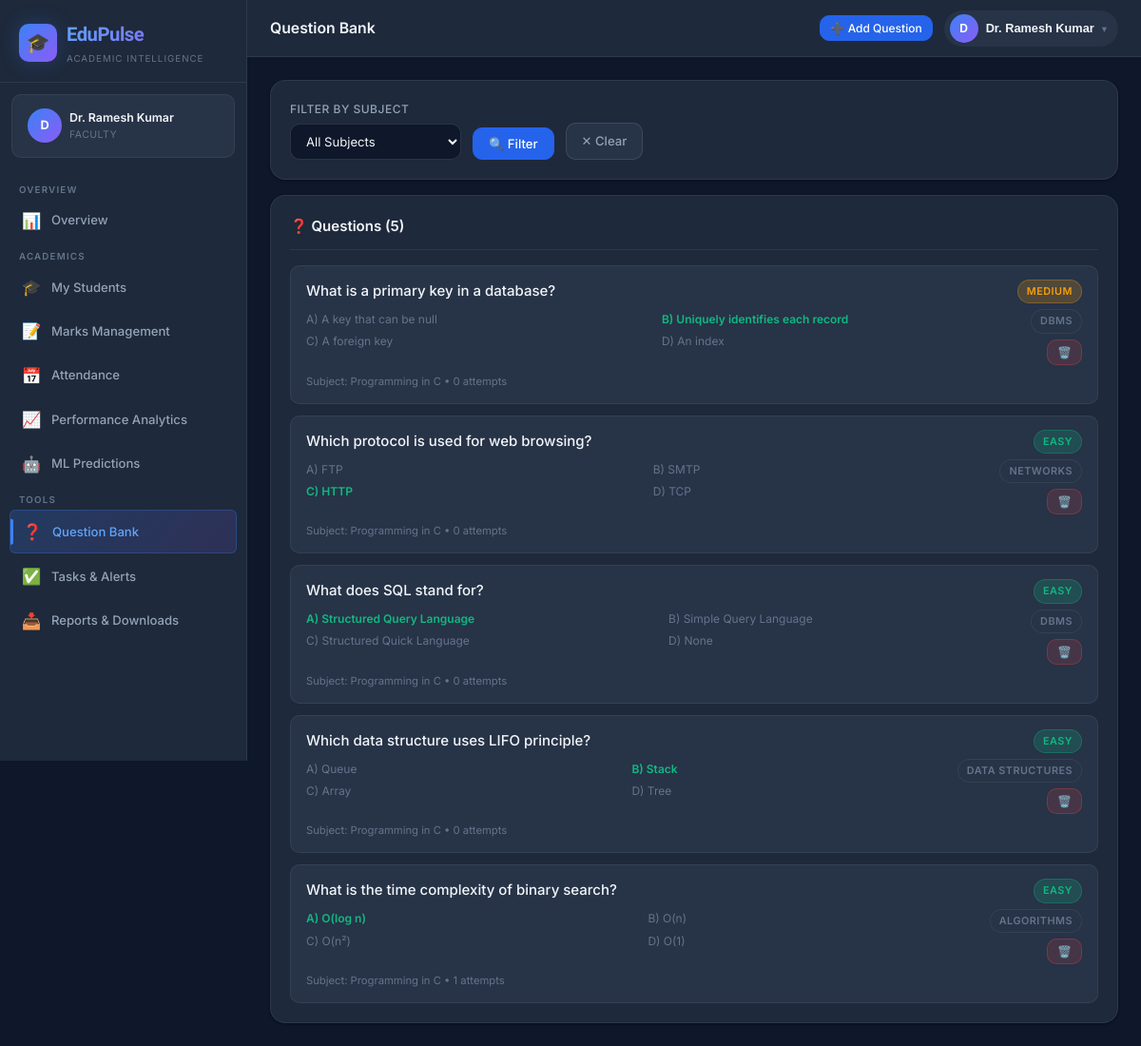
Page /faculty/questions (signed in) on the earlier database version.
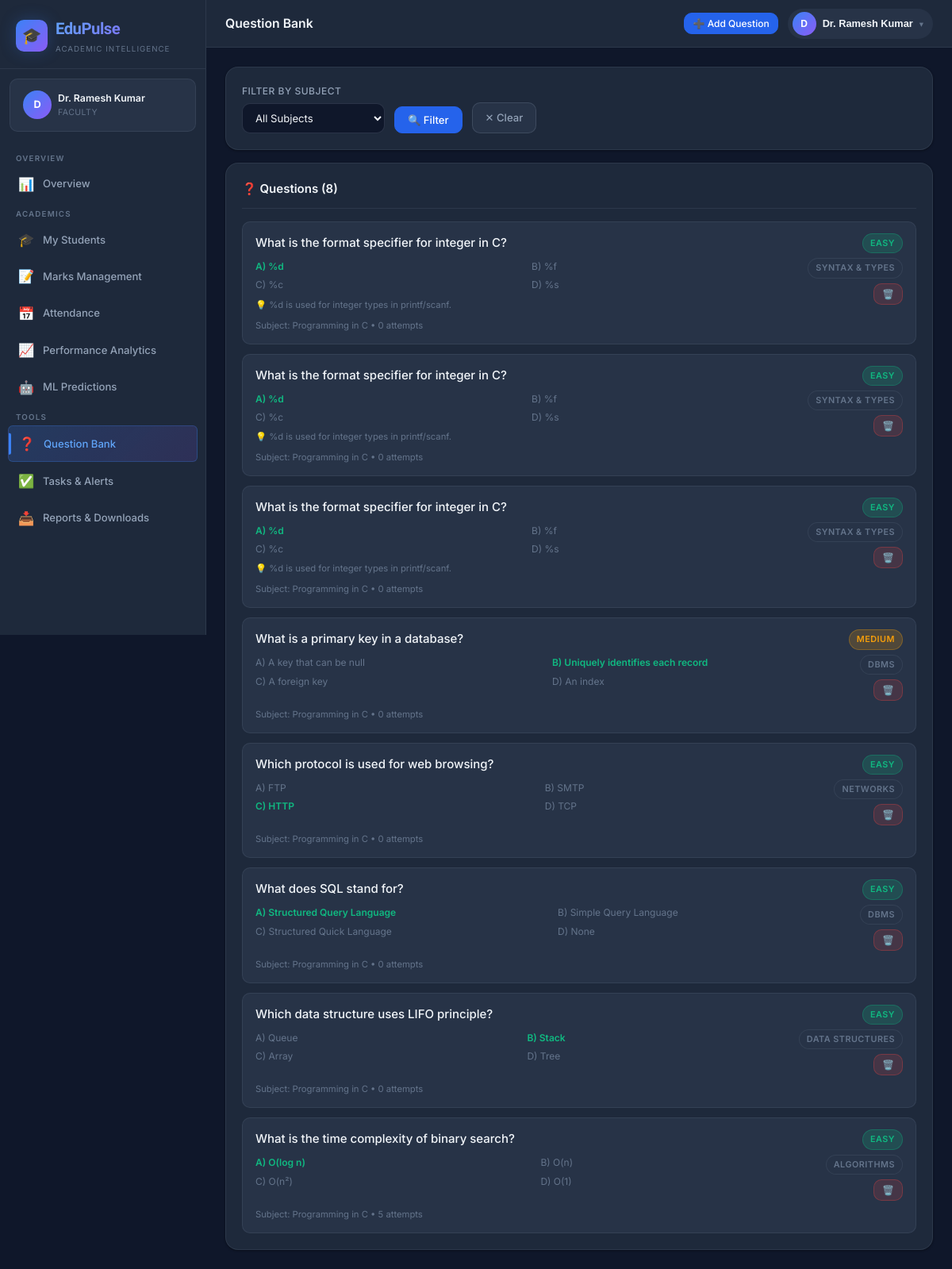
Same page on the later database version.
### models.py (models this page shows, shortened)
class Faculty(db.Model):
    __tablename__ = 'faculty'
    id = db.Column(db.Integer, primary_key=True)
    user_id = db.Column(db.Integer, db.ForeignKey('users.id'), unique=True, nullable=False)
    faculty_id = db.Column(db.String(50), unique=True, nullable=False)
    name = db.Column(db.String(100), nullable=False)
    email = db.Column(db.String(120))
    phone = db.Column(db.String(20))
    department_id = db.Column(db.Integer, db.ForeignKey('departments.id'))
    designation = db.Column(db.String(100))
    is_active = db.Column(db.Boolean, default=True)
    joined_at = db.Column(db.DateTime, default=datetime.utcnow)
    subject_assignments = db.relationship('FacultySubjectAssignment', backref='faculty', lazy=True)

class User(UserMixin, db.Model):
    __tablename__ = 'users'
    id = db.Column(db.Integer, primary_key=True)
    unique_id = db.Column(db.String(50), unique=True, nullable=False)
    password_hash = db.Column(db.String(256), nullable=False)
    role = db.Column(db.String(20), nullable=False)  # 'admin', 'faculty', 'student'
    is_active = db.Column(db.Boolean, default=True)
    last_login = db.Column(db.DateTime)
    created_at = db.Column(db.DateTime, default=datetime.utcnow)
    student = db.relationship('Student', backref='user', uselist=False, lazy=True)
    faculty = db.relationship('Faculty', backref='user', uselist=False, lazy=True)
    admin = db.relationship('Admin', backref='user', uselist=False, lazy=True)

class Question(db.Model):
    __tablename__ = 'questions'
    id = db.Column(db.Integer, primary_key=True)
    subject_id = db.Column(db.Integer, db.ForeignKey('subjects.id'), nullable=False)
    question_text = db.Column(db.Text, nullable=False)
    option_a = db.Column(db.String(300))
    option_b = db.Column(db.String(300))
    option_c = db.Column(db.String(300))
    option_d = db.Column(db.String(300))
    correct_answer = db.Column(db.String(1))  # 'A', 'B', 'C', 'D' or for descriptive: None
    explanation = db.Column(db.Text)
    topic = db.Column(db.String(100))
    difficulty = db.Column(db.String(20), default='medium')  # easy, medium, hard
    question_type = db.Column(db.String(20), default='mcq')  # mcq, descriptive
    created_by = db.Column(db.Integer, db.ForeignKey('faculty.id'))
    created_at = db.Column(db.DateTime, default=datetime.utcnow)
    is_active = db.Column(db.Boolean, default=True)
    creator = db.relationship('Faculty', backref='created_questions')
    attempts = db.relationship('QuestionAttempt', backref='question', lazy=True)

class Subject(db.Model):
    __tablename__ = 'subjects'
    id = db.Column(db.Integer, primary_key=True)
    code = db.Column(db.String(20), nullable=False)
    name = db.Column(db.String(100), nullable=False)
    department_id = db.Column(db.Integer, db.ForeignKey('departments.id'), nullable=False)
    semester = db.Column(db.Integer, nullable=False)
    credits = db.Column(db.Integer, default=3)
    subject_type = db.Column(db.String(20), default='theory')  # theory, lab, project
    is_active = db.Column(db.Boolean, default=True)
    examinations = db.relationship('Examination', backref='subject', lazy=True)
    marks = db.relationship('Mark', backref='subject', lazy=True)
    attendance_records = db.relationship('AttendanceRecord', backref='subject', lazy=True)
    questions = db.relationship('Question', backref='subject', lazy=True)
    __table_args__ = (db.UniqueConstraint('code', 'department_id', 'semester', name='uq_subject_dept_sem'),)

### routes/faculty.py (the view, shortened to what this page needs)
@faculty_bp.route('/questions', methods=['GET', 'POST'])
@faculty_required
def questions():
    fac = get_current_faculty()
    if not fac:
        return redirect(url_for('auth.login'))
    subjects = get_faculty_subjects(fac)
    auth_subject_ids = [s.id for s in subjects]
    subj_filter = request.args.get('subject_id', '')
    query = Question.query.filter(
        Question.subject_id.in_(auth_subject_ids),
        Question.is_active == True
    )
    if subj_filter and subj_filter.isdigit():
        query = query.filter_by(subject_id=int(subj_filter))
    question_list = query.order_by(Question.created_at.desc()).all()
    return render_template('faculty/questions.html',
                           faculty=fac,
                           subjects=subjects,
                           questions=question_list,
                           subj_filter=subj_filter)

### routes/faculty.py (called while the page is built)
def faculty_required(f):
    @wraps(f)
    def decorated(*args, **kwargs):
        if not current_user.is_authenticated or current_user.role != 'faculty':
            flash('Faculty access required.', 'danger')
            return redirect(url_for('auth.login'))
        return f(*args, **kwargs)
    return login_required(decorated)

def get_current_faculty():
    return Faculty.query.filter_by(user_id=current_user.id).first()

def get_faculty_subjects(fac, section_id=None):
    query = FacultySubjectAssignment.query.filter_by(faculty_id=fac.id, is_active=True)
    if section_id:
        query = query.filter_by(section_id=section_id)
    assignments = query.all()
    subject_ids = list({a.subject_id for a in assignments})
    if subject_ids:
        return Subject.query.filter(Subject.id.in_(subject_ids), Subject.is_active == True).all()
    if fac.department_id:
        return Subject.query.filter_by(department_id=fac.department_id, is_active=True).all()
    return []

### templates/faculty/questions.html (shortened to what this page needs)
{% extends 'base.html' %}
{% from 'macros/nav.html' import faculty_nav %}
{% block page_title %}Question Bank{% endblock %}
{% block nav %}{{ faculty_nav() }}{% endblock %}
{% block topbar_actions %}
<button class="btn btn-primary btn-sm" onclick="openModal('addQModal')">➕ Add Question</button>
{% endblock %}
{% block content %}
<div class="card mb-4" style="margin-bottom:16px;">
  <form method="GET" style="display:flex; gap:12px; flex-wrap:wrap; align-items:flex-end;">
    <div class="form-group" style="margin:0; min-width:180px;">
      <label class="form-label">Filter by Subject</label>
      <select name="subject_id" class="form-control">
        <option value="">All Subjects</option>
      </select>
    </div>
    <button type="submit" class="btn btn-primary">🔍 Filter</button>
    <a href="{{ url_for('faculty.questions') }}" class="btn btn-secondary">✕ Clear</a>
  </form>
</div>
<div class="card">
  <div class="card-header">
    <div class="card-title">❓ Questions ({{ questions|length }})</div>
  </div>
  {% if questions %}
  <div style="display:flex; flex-direction:column; gap:12px;">
    {% for q in questions %}
    <div style="padding:14px 16px; background:var(--bg-elevated); border-radius:var(--radius-md); border:1px solid var(--border-subtle);">
      <div style="display:flex; justify-content:space-between; align-items:start; gap:12px;">
        <div style="flex:1;">
          <div style="font-weight:500; color:var(--text-primary); margin-bottom:8px;">{{ q.question_text }}</div>
          {% if q.option_a %}
          <div style="display:grid; grid-template-columns:1fr 1fr; gap:4px 12px; font-size:0.8rem;">
            {% for letter, opt in [('A', q.option_a), ('B', q.option_b), ('C', q.option_c), ('D', q.option_d)] %}
            <span style="color:{{ 'var(--accent-green)' if letter == q.correct_answer else 'var(--text-muted)' }}; font-weight:{{ '600' if letter == q.correct_answer else '400' }};">
              {{ letter }}) {{ opt }}
            </span>
            {% endfor %}
          </div>
          {% endif %}
          {% if q.explanation %}
          <div class="text-xs text-muted" style="margin-top:6px;">💡 {{ q.explanation }}</div>
          {% endif %}
        </div>
        <div style="display:flex; flex-direction:column; gap:6px; align-items:flex-end; flex-shrink:0;">
          <span class="badge {{ 'badge-danger' if q.difficulty == 'hard' else ('badge-warning' if q.difficulty == 'medium' else 'badge-success') }}">{{ q.difficulty }}</span>
          {% if q.topic %}<span class="badge badge-muted">{{ q.topic }}</span>{% endif %}
          <form method="POST" style="margin:0;">
            <button class="btn btn-danger btn-sm" onclick="return confirm('Delete this question?')">🗑️</button>
          </form>
        </div>
      </div>
      <div class="text-xs text-muted mt-2" style="margin-top:8px;">
        Subject: {{ q.subject.name if q.subject else '—' }} • {{ q.attempts|length }} attempts
      </div>
    </div>
    {% endfor %}
  </div>
  {% else %}
  <div class="empty-state">
    <div class="empty-icon">❓</div>
    <div class="empty-title">No questions yet</div>
    <button class="btn btn-primary btn-sm mt-3" onclick="openModal('addQModal')">➕ Add First Question</button>
  </div>
  {% endif %}
</div>
{% endblock %}

### templates/base.html (shortened to what this page needs)
<!DOCTYPE html>
<html lang="en">
<head>
  <link rel="stylesheet" href="{{ url_for('static', filename='css/style.css') }}">
</head>
<body class="{{ 'role-' + current_user.role if current_user.is_authenticated else '' }}">
{% if current_user.is_authenticated %}
<div class="app-wrapper">
  <aside class="sidebar" id="sidebar">
    <div class="sidebar-brand">
      <a href="{{ url_for(current_user.role + '.dashboard') }}" class="brand-logo" style="text-decoration:none;">
        <div class="brand-icon">🎓</div>
        <div>
          <div class="brand-name">EduPulse</div>
          <div class="brand-tagline">Academic Intelligence</div>
        </div>
      </a>
    </div>
    {% if current_user.role == 'admin' and current_user.admin %}
    {% set display_name = current_user.admin.name %}
    {% elif current_user.role == 'faculty' and current_user.faculty %}
    {% set display_name = current_user.faculty.name %}
    {% elif current_user.role == 'student' and current_user.student %}
    {% set display_name = current_user.student.name %}
    {% else %}
    {% set display_name = current_user.unique_id %}
    {% endif %}
    <div class="sidebar-user flex items-center gap-2">
      <div class="user-avatar">{{ display_name[0] if display_name else '?' }}</div>
      <div class="user-info">
        <div class="user-name">{{ display_name }}</div>
        <div class="user-role">{{ current_user.role | capitalize }}</div>
      </div>
    </div>
    <nav class="sidebar-nav">
      {% block nav %}{% endblock %}
    </nav>
  </aside>
  <div class="main-content">
    <header class="topbar">
      <div class="topbar-left">
        <div>
          <div class="page-title">{% block page_title %}Dashboard{% endblock %}</div>
        </div>
      </div>
      <div class="topbar-right" style="display:flex; align-items:center; gap:12px;">
        {% block topbar_actions %}{% endblock %}
        <div class="profile-dropdown-wrapper" style="position:relative;">
          <button type="button" class="profile-btn" onclick="toggleProfileMenu(event)" id="profileBtn" style="display:flex; align-items:center; gap:8px; background:var(--bg-elevated); border:1px solid var(--border-color); border-radius:999px; padding:4px 12px 4px 6px; cursor:pointer; color:var(--text-primary);">
            <div class="user-avatar" style="width:30px; height:30px; font-size:0.8rem; border-radius:50%; background:linear-gradient(135deg, var(--brand-500), var(--accent-purple)); display:flex; align-items:center; justify-content:center; color:#fff; font-weight:700;">{{ display_name[0] if display_name else '?' }}</div>
            <span style="font-size:0.85rem; font-weight:600; max-width:120px; overflow:hidden; text-overflow:ellipsis; white-space:nowrap;">{{ display_name }}</span>
            <span style="font-size:0.7rem; color:var(--text-muted);">▾</span>
          </button>
        </div>
      </div>
    </header>
    <main class="page-content">
      {% block content %}{% endblock %}
    </main>
  </div>
</div>
{% else %}
{% block auth_content %}{% endblock %}
{% endif %}
</body>
</html>

### templates/macros/nav.html (shortened to what this page needs)
{% macro faculty_nav() %}
<span class="nav-group-label">Overview</span>
<a href="{{ url_for('faculty.dashboard') }}" class="nav-item">
  <span class="nav-icon">📊</span> Overview
</a>
<span class="nav-group-label">Academics</span>
<a href="{{ url_for('faculty.my_students') }}" class="nav-item">
  <span class="nav-icon">🎓</span> My Students
</a>
<a href="{{ url_for('faculty.marks') }}" class="nav-item">
  <span class="nav-icon">📝</span> Marks Management
</a>
<a href="{{ url_for('faculty.attendance') }}" class="nav-item">
  <span class="nav-icon">📅</span> Attendance
</a>
<a href="{{ url_for('faculty.analytics') }}" class="nav-item">
  <span class="nav-icon">📈</span> Performance Analytics
</a>
<a href="{{ url_for('faculty.predictions') }}" class="nav-item">
  <span class="nav-icon">🤖</span> ML Predictions
</a>
<span class="nav-group-label">Tools</span>
<a href="{{ url_for('faculty.questions') }}" class="nav-item">
  <span class="nav-icon">❓</span> Question Bank
</a>
<a href="{{ url_for('faculty.tasks') }}" class="nav-item">
  <span class="nav-icon">✅</span> Tasks & Alerts
</a>
<a href="{{ url_for('faculty.reports') }}" class="nav-item">
  <span class="nav-icon">📥</span> Reports & Downloads
</a>
{% endmacro %}

Differences in the rows shown:
added Question: question_text "What is the format specifier for integer in C?", correct_answer "A", option_a "%d", letter "B", option_b "%f", letter "C", option_c "%c", letter "D", option_d "%s", explanation "%d is used for integer types in printf/scanf.", difficulty "EASY", topic "SYNTAX & TYPES", subject "Programming in C", attempts|length "0"
added Question: question_text "What is the format specifier for integer in C?", correct_answer "A", option_a "%d", letter "B", option_b "%f", letter "C", option_c "%c", letter "D", option_d "%s", explanation "%d is used for integer types in printf/scanf.", difficulty "EASY", topic "SYNTAX & TYPES", subject "Programming in C", attempts|length "0"
added Question: question_text "What is the format specifier for integer in C?", correct_answer "A", option_a "%d", letter "B", option_b "%f", letter "C", option_c "%c", letter "D", option_d "%s", explanation "%d is used for integer types in printf/scanf.", difficulty "EASY", topic "SYNTAX & TYPES", subject "Programming in C", attempts|length "0"
computed for Question "What is the time complexity of binary search?": attempts|length "1" → "5"
Other differences:
{{ questions|length }}: "5" → "8"
